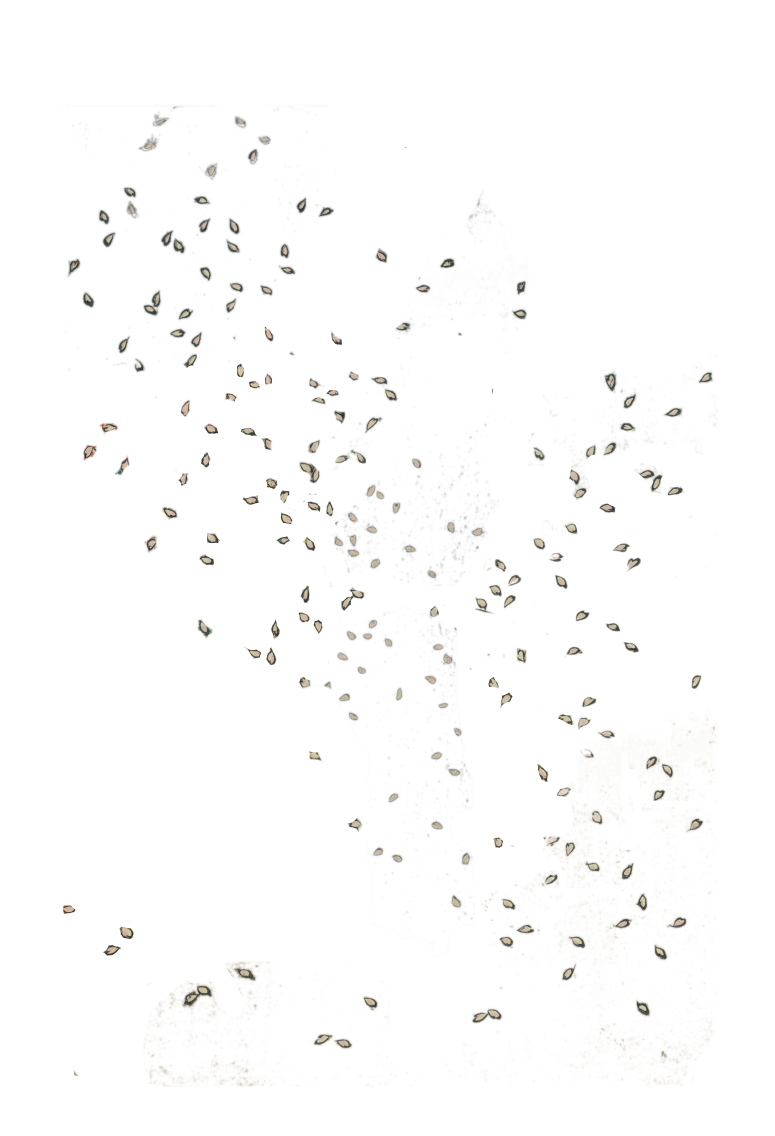
#> input picture snowfall/fg_eg.png, 3099 x 4541 px (shown at 1/4 size)
$ python snowfall.py fg_eg.png fg_eg.png fg_eg.png   (older library calls are emulated)
#> lines starting #> are read from the running program, lines starting #| are printed output that depends on the picture; after the words box and inside, x2 and y2 are one past the last pixel; in counts of white or black regions, pixels touching at a corner belong together
import sys
from PIL import Image
import numpy


def format_for_gifitup(img):
    """
    Make it small enough to conform to the gifitup rules (450px wide, < 2MB)
    """
    output_width = 400
    wpercent = (output_width/float(img.size[0]))
    hsize = int((float(img.size[1])*float(wpercent)))
    return img.resize((output_width, hsize), Image.ANTIALIAS)


bg = format_for_gifitup(Image.open(sys.argv[1]))
#> in format_for_gifitup, `output_width = 400`: output_width = 400
#> in format_for_gifitup, `wpercent = (output_width/float(img.size[0]))`: wpercent = 0.129
#> in format_for_gifitup, `hsize = int((float(img.size[1])*float(wpercent)))`: hsize = 586
fg = format_for_gifitup(Image.open(sys.argv[2]))
mask = format_for_gifitup(Image.open(sys.argv[3]).convert('1')) if len(sys.argv) > 3 else None
#> in format_for_gifitup (call 3), `return img.resize((output_width, hsize), Image.ANTIALIAS)`:
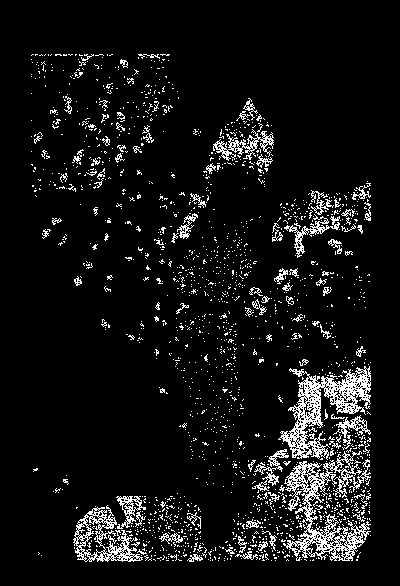
#> returned value: PIL image 400x586 1; 7.6% white in thin lines or dots, all inside (x1, y1, x2, y2) = (31, 54, 371, 562)
fgarray = numpy.array(fg)
size = bg.size
#> size = (400, 586)


def create_frame(offsets, offset):
#> called with offsets = 10, offset = 0
    pixel_offset = int(fg.size[1] * offset / offsets)
#> pixel_offset = 0
    frame_bg = bg.copy()
    frame_fg = Image.fromarray(numpy.roll(fgarray, pixel_offset, axis=0))
    frame_fg_positioned = Image.new('RGBA', size)
#> frame_fg_positioned: PIL image 400x586 RGBA; every value is 0
    frame_fg_positioned.paste(frame_fg, mask=mask)
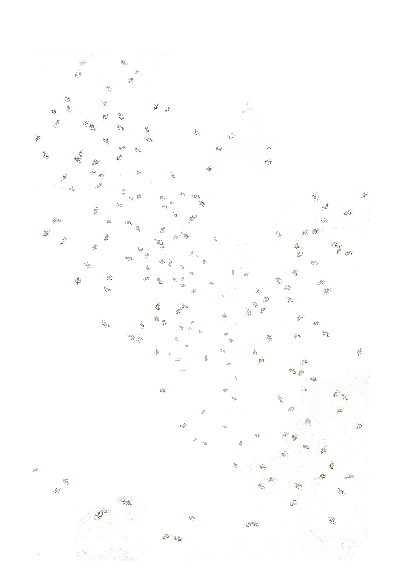
#> frame_fg_positioned: PIL image 400x586 RGBA; mean R, G, B, A 12.4, 12.1, 10.8, 2.9; transparent parts drawn white
    frame_bg.alpha_composite(frame_fg_positioned)
    return frame_bg


frames = [create_frame(10, offset) for offset in range(10)]
#> call 2 of create_frame, with offsets = 10, offset = 1
#> in create_frame (call 2), `pixel_offset = int(fg.size[1] * offset / offsets)`: pixel_offset = 58
#> in create_frame (call 2), `frame_fg_positioned.paste(frame_fg, mask=mask)`:
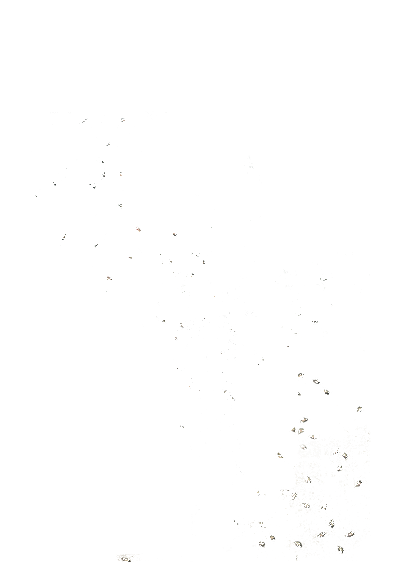
#> frame_fg_positioned: PIL image 400x586 RGBA; mean R, G, B, A 3.3, 3.1, 2.8, 0.7; transparent parts drawn white
#> in create_frame (call 7), `pixel_offset = int(fg.size[1] * offset / offsets)`: pixel_offset = 351
#> in create_frame (call 7), `frame_fg = Image.fromarray(numpy.roll(fgarray, pixel_offset, axis=0))`:
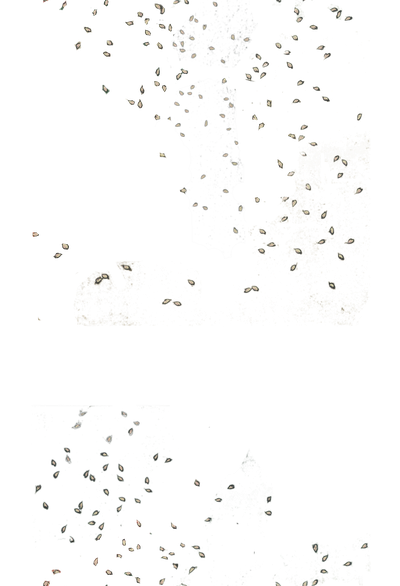
#> frame_fg: PIL image 400x586 RGBA; mean R, G, B, A 21.5, 21.1, 18.7, 5.6; transparent parts drawn white
#> in create_frame (call 8), `pixel_offset = int(fg.size[1] * offset / offsets)`: pixel_offset = 410
#> in create_frame (call 8), `frame_fg = Image.fromarray(numpy.roll(fgarray, pixel_offset, axis=0))`:
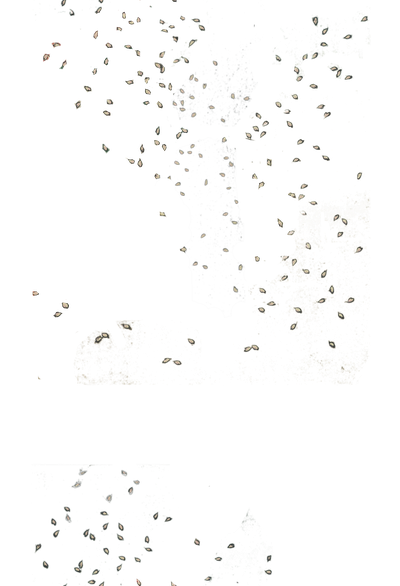
#> frame_fg: PIL image 400x586 RGBA; mean R, G, B, A 21.5, 21.1, 18.7, 5.6; transparent parts drawn white
#> in create_frame (call 9), `pixel_offset = int(fg.size[1] * offset / offsets)`: pixel_offset = 468
#> in create_frame (call 9), `frame_fg = Image.fromarray(numpy.roll(fgarray, pixel_offset, axis=0))`:
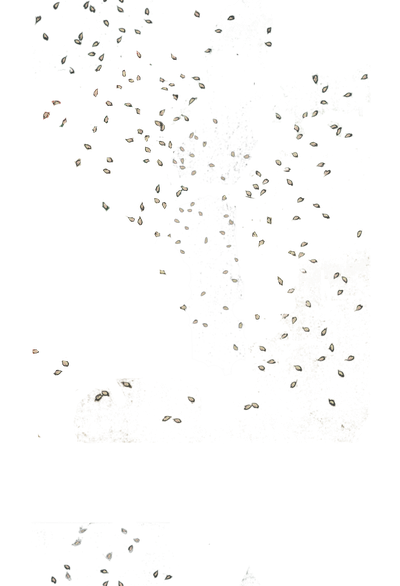
#> frame_fg: PIL image 400x586 RGBA; mean R, G, B, A 21.5, 21.1, 18.7, 5.6; transparent parts drawn white
#> in create_frame (call 10), `pixel_offset = int(fg.size[1] * offset / offsets)`: pixel_offset = 527
#> in create_frame (call 10), `frame_fg = Image.fromarray(numpy.roll(fgarray, pixel_offset, axis=0))`:
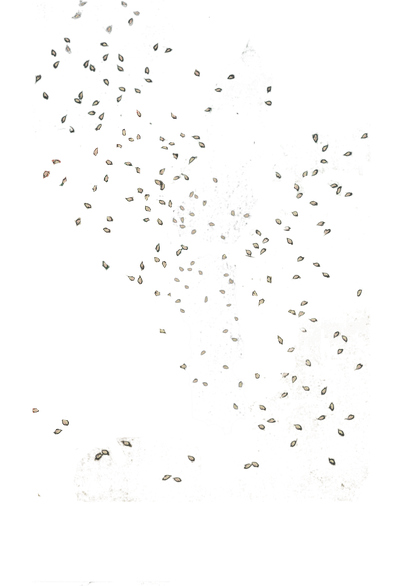
#> frame_fg: PIL image 400x586 RGBA; mean R, G, B, A 21.5, 21.1, 18.7, 5.6; transparent parts drawn white
#> frames = 10 items

frames[0].save('snowfall.gif', format='GIF', append_images=frames[1:], save_all=True, duration=150, loop=0)
